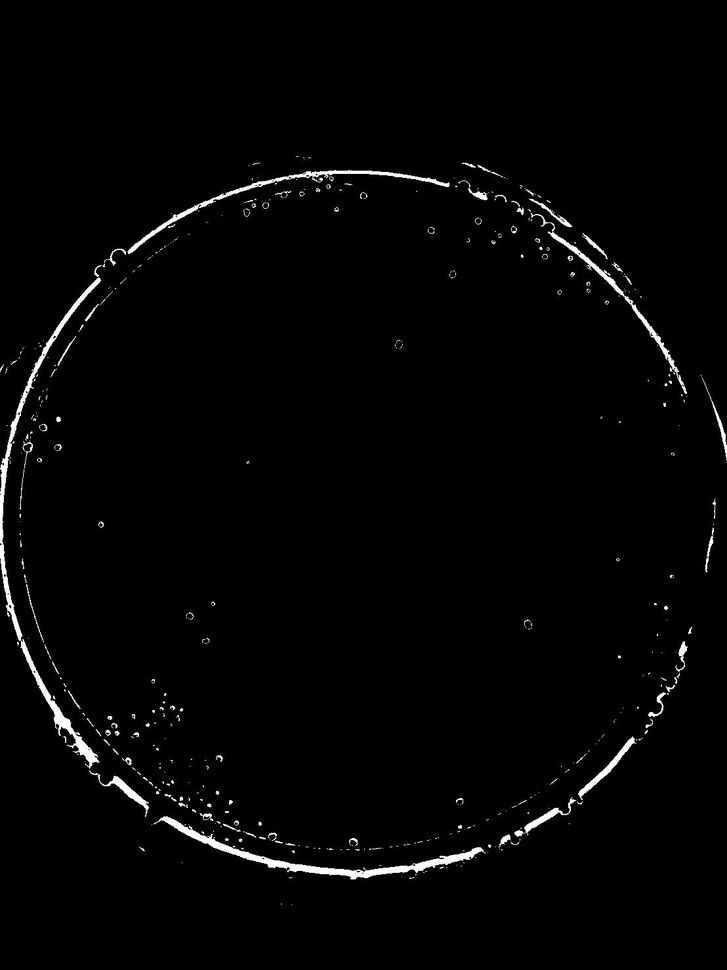
#> input picture test.jpg_BW.jpg, 727 x 970 px, shrunk from 1108 x 1478 before the run
$ python -i melanoleuca.py   (imports and definitions only)
#> lines starting #> are read from the running program, lines starting #| are printed output that depends on the picture
#> further down, picture is the input picture: shape (970, 727, 3); min 0, max 255, mean 4.4
from __future__ import unicode_literals, print_function, absolute_import
from PIL import Image, ImageChops, ImageFilter
import cv2
import numpy as np

def change_img(fname, r_min, g_min, b_min, r_max, b_max, g_max):
    img = Image.open(fname)
    img = img.convert('RGB')
    img = flat_filter(img)
    r, g, b = img.split()

    _r = r.point(lambda _: 1 if r_min <= _ <= r_max else 0, mode="1")
    _g = g.point(lambda _: 1 if g_min <= _ <= g_max else 0, mode="1")
    _b = b.point(lambda _: 1 if b_min <= _ <= b_max else 0, mode="1")

    mask = ImageChops.logical_and(_r, _g)
    mask = ImageChops.logical_and(_b, mask)
    mask = noise_filter(mask)

    dst_color = (255, 0, 0)
    img.paste(Image.new("RGB", img.size, dst_color), mask=mask)

    return img, mask

def pil2cv(image):
    ''' PIL型 -> OpenCV型 '''
    new_image = np.array(image, dtype=np.uint8)
    if new_image.ndim == 2:  # モノクロ
        pass
    elif new_image.shape[2] == 3:  # カラー
        new_image = cv2.cvtColor(new_image, cv2.COLOR_RGB2BGR)
    elif new_image.shape[2] == 4:  # 透過
        new_image = cv2.cvtColor(new_image, cv2.COLOR_RGBA2BGRA)
    return new_image

def cv2pil(image):
    ''' OpenCV型 -> PIL型 '''
    new_image = image.copy()
    if new_image.ndim == 2:  # モノクロ
        pass
    elif new_image.shape[2] == 3:  # カラー
        new_image = cv2.cvtColor(new_image, cv2.COLOR_BGR2RGB)
    elif new_image.shape[2] == 4:  # 透過
        new_image = cv2.cvtColor(new_image, cv2.COLOR_BGRA2RGBA)
    new_image = Image.fromarray(new_image)
    return new_image

def flat_filter(img):
    img = pil2cv(img)
    bgr = cv2.split(img)
    res = []
    for c in bgr:
        dst = cv2.blur(c, (50, 50))

        avg_hist = c.mean()
        ffc = (c/dst)*avg_hist
        res.append(ffc)
#> this loop made 3 passes
#> pass 1, in flat_filter, `dst = cv2.blur(c, (50, 50))`:
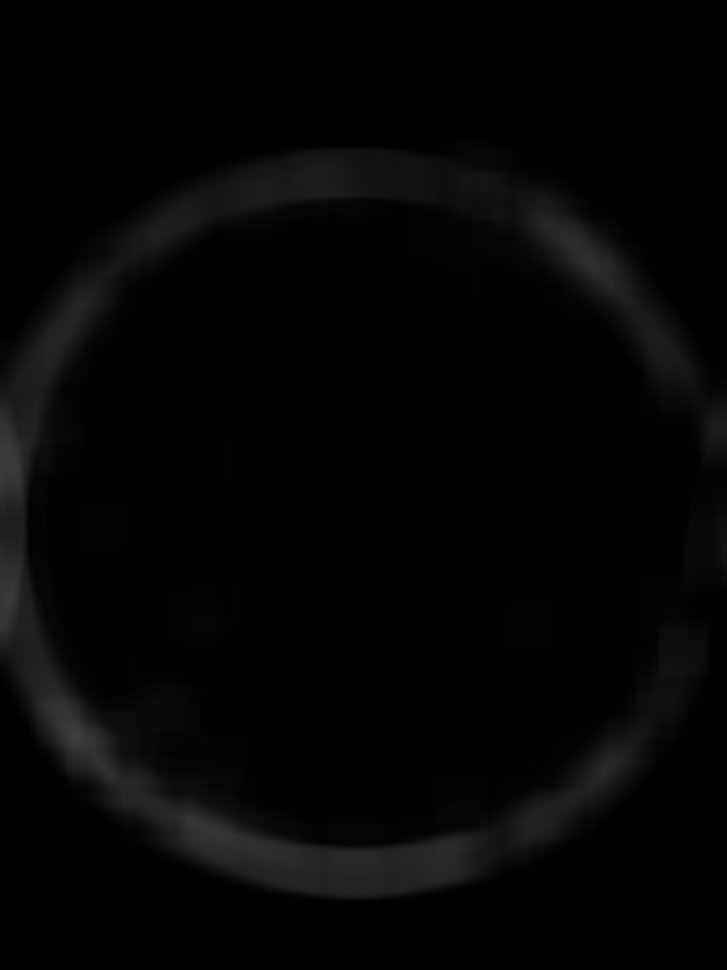
#> dst: shape (970, 727); min 0, max 62, mean 4.4
#> pass 1, in flat_filter, `ffc = (c/dst)*avg_hist`:
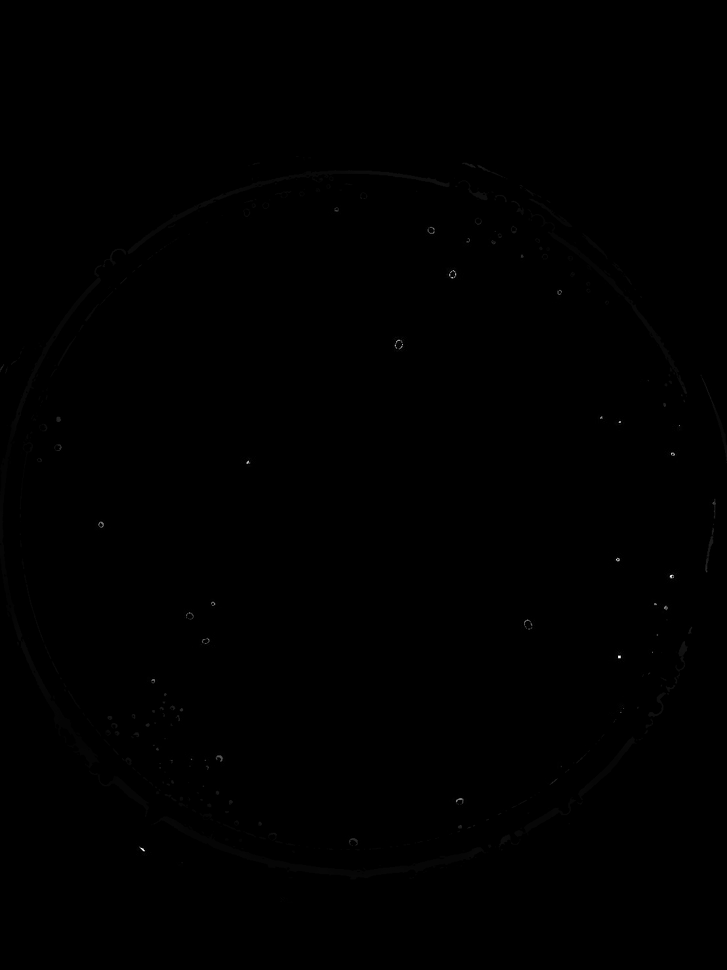
#> ffc: shape (970, 727) float64; 68.73% of the values are NaN or infinite; the others: min 0, max 1119.6, mean 3.14; drawn with min black, max white, NaN and infinite black
#> after the loop, res = 3 items

    flaten = cv2.merge(res)
    flaten = flaten.astype("uint8")
    return cv2pil(flaten)

def noise_filter(img):
    img = img.filter(ImageFilter.MaxFilter)
    img = img.filter(ImageFilter.MinFilter)
    img = img.filter(ImageFilter.MinFilter)
    return img

>>> import cv2
>>> picture = cv2.cvtColor(cv2.imread('../test.jpg_BW.jpg'), cv2.COLOR_BGR2RGB)
>>> result = flat_filter(picture)
